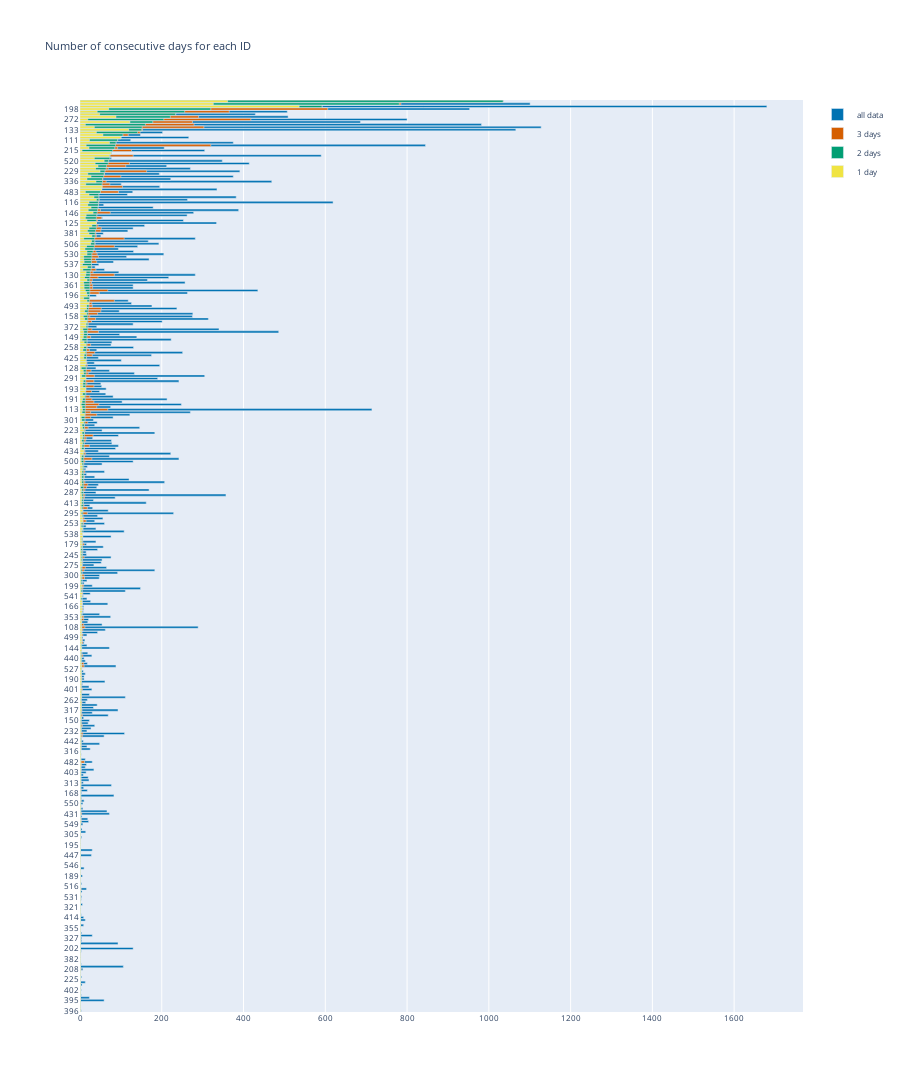

Notebook source saved alongside this figure:
### Code cell
# Sort by number of 1 day
df_consec = df_consec.sort_values("2 days", ascending=True)
# Bar plot of the number of days for each ID
fig = make_subplots(rows=1, cols=1)
fig.add_trace(
    go.Bar(y=df_consec.index, x=df_consec["count"], orientation="h", name="all data", marker_color=dh.get_blind_colours()[0]), row=1, col=1
)
fig.add_trace(
    go.Bar(y=df_consec.index, x=df_consec["3 days"], orientation="h", name="3 days", marker_color=dh.get_blind_colours()[1]), row=1, col=1
)
fig.add_trace(
    go.Bar(y=df_consec.index, x=df_consec["2 days"], orientation="h", name="2 days", marker_color=dh.get_blind_colours()[2]), row=1, col=1
)
fig.add_trace(
    go.Bar(y=df_consec.index, x=df_consec["1 day"], orientation="h", name="1 day", marker_color=dh.get_blind_colours()[3]), row=1, col=1
)
fig.update_layout(title_text="Number of consecutive days for each ID", height=4000, font_size=8, 
                  barmode="overlay")

fig.show()

### Figure 1 — Plotly figure (JSON) as saved in the notebook; plotly's stock layout.template omitted (floating-point values rounded to 4 significant figures; data arrays with more than 128 entries replaced by an {"elided": "..."} marker saying what was removed)
{"data": [{"marker": {"color": "#0072b2"}, "name": "all data", "orientation": "h", "type": "bar", "x": {"elided": "352 int values"}, "xaxis": "x", "y": {"elided": "352 str values"}, "yaxis": "y"}, {"marker": {"color": "#d55e00"}, "name": "3 days", "orientation": "h", "type": "bar", "x": {"elided": "352 int values"}, "xaxis": "x", "y": {"elided": "352 str values"}, "yaxis": "y"}, {"marker": {"color": "#009e73"}, "name": "2 days", "orientation": "h", "type": "bar", "x": {"elided": "352 int values"}, "xaxis": "x", "y": {"elided": "352 str values"}, "yaxis": "y"}, {"marker": {"color": "#f0e442"}, "name": "1 day", "orientation": "h", "type": "bar", "x": {"elided": "352 int values"}, "xaxis": "x", "y": {"elided": "352 str values"}, "yaxis": "y"}], "layout": {"barmode": "overlay", "font": {"size": 8}, "height": 4000, "title": {"text": "Number of consecutive days for each ID"}, "xaxis": {"anchor": "y", "domain": [0, 1]}, "yaxis": {"anchor": "x", "domain": [0, 1]}}}
